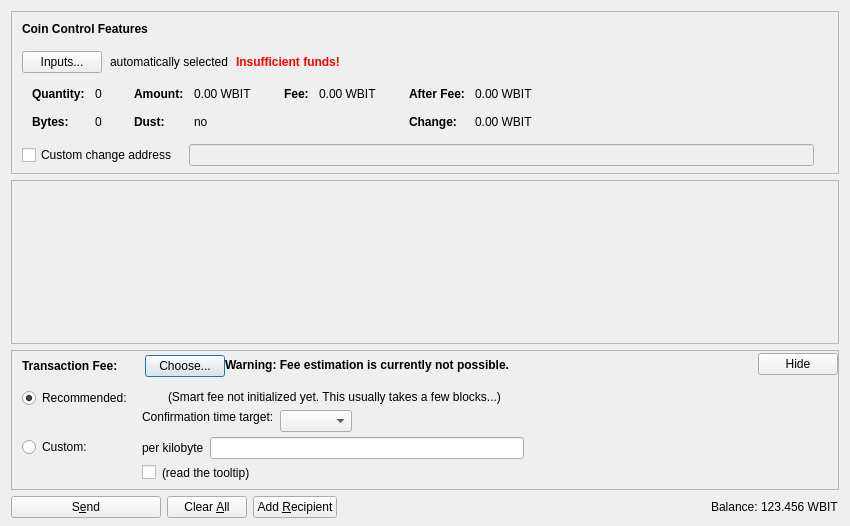
<?xml version="1.0" encoding="UTF-8"?>
<ui version="4.0">
 <class>SendCoinsDialog</class>
 <widget class="QDialog" name="SendCoinsDialog">
  <property name="geometry">
   <rect>
    <x>0</x>
    <y>0</y>
    <width>850</width>
    <height>526</height>
   </rect>
  </property>
  <property name="windowTitle">
   <string>Send Coins</string>
  </property>
  <layout class="QVBoxLayout" name="verticalLayout" stretch="0,1,0,0">
   <property name="bottomMargin">
    <number>8</number>
   </property>
   <item>
    <widget class="QFrame" name="frameCoinControl">
     <property name="sizePolicy">
      <sizepolicy hsizetype="Expanding" vsizetype="Expanding">
       <horstretch>0</horstretch>
       <verstretch>0</verstretch>
      </sizepolicy>
     </property>
     <property name="maximumSize">
      <size>
       <width>16777215</width>
       <height>16777215</height>
      </size>
     </property>
     <property name="frameShape">
      <enum>QFrame::StyledPanel</enum>
     </property>
     <property name="frameShadow">
      <enum>QFrame::Sunken</enum>
     </property>
     <layout class="QVBoxLayout" name="verticalLayoutCoinControl2">
      <property name="spacing">
       <number>0</number>
      </property>
      <property name="leftMargin">
       <number>0</number>
      </property>
      <property name="topMargin">
       <number>0</number>
      </property>
      <property name="rightMargin">
       <number>0</number>
      </property>
      <property name="bottomMargin">
       <number>6</number>
      </property>
      <item>
       <layout class="QVBoxLayout" name="verticalLayoutCoinControl" stretch="0,0,0,0,1">
        <property name="spacing">
         <number>0</number>
        </property>
        <property name="leftMargin">
         <number>10</number>
        </property>
        <property name="topMargin">
         <number>10</number>
        </property>
        <item>
         <layout class="QHBoxLayout" name="horizontalLayoutCoinControl1">
          <property name="bottomMargin">
           <number>15</number>
          </property>
          <item>
           <widget class="QLabel" name="labelCoinControlFeatures">
            <property name="sizePolicy">
             <sizepolicy hsizetype="Preferred" vsizetype="Maximum">
              <horstretch>0</horstretch>
              <verstretch>0</verstretch>
             </sizepolicy>
            </property>
            <property name="font">
             <font>
              <weight>75</weight>
              <bold>true</bold>
             </font>
            </property>
            <property name="styleSheet">
             <string notr="true">font-weight:bold;</string>
            </property>
            <property name="text">
             <string>Coin Control Features</string>
            </property>
           </widget>
          </item>
         </layout>
        </item>
        <item>
         <layout class="QHBoxLayout" name="horizontalLayoutCoinControl2" stretch="0,0,0,0">
          <property name="spacing">
           <number>8</number>
          </property>
          <property name="bottomMargin">
           <number>10</number>
          </property>
          <item>
           <widget class="QPushButton" name="pushButtonCoinControl">
            <property name="styleSheet">
             <string notr="true"/>
            </property>
            <property name="text">
             <string>Inputs...</string>
            </property>
            <property name="autoDefault">
             <bool>false</bool>
            </property>
           </widget>
          </item>
          <item>
           <widget class="QLabel" name="labelCoinControlAutomaticallySelected">
            <property name="text">
             <string>automatically selected</string>
            </property>
            <property name="margin">
             <number>5</number>
            </property>
           </widget>
          </item>
          <item>
           <widget class="QLabel" name="labelCoinControlInsuffFunds">
            <property name="font">
             <font>
              <weight>75</weight>
              <bold>true</bold>
             </font>
            </property>
            <property name="styleSheet">
             <string notr="true">color:red;font-weight:bold;</string>
            </property>
            <property name="text">
             <string>Insufficient funds!</string>
            </property>
            <property name="margin">
             <number>5</number>
            </property>
           </widget>
          </item>
          <item>
           <spacer name="horizontalSpacerCoinControl">
            <property name="orientation">
             <enum>Qt::Horizontal</enum>
            </property>
            <property name="sizeHint" stdset="0">
             <size>
              <width>40</width>
              <height>1</height>
             </size>
            </property>
           </spacer>
          </item>
         </layout>
        </item>
        <item>
         <widget class="QWidget" name="widgetCoinControl" native="true">
          <property name="sizePolicy">
           <sizepolicy hsizetype="Preferred" vsizetype="Preferred">
            <horstretch>0</horstretch>
            <verstretch>0</verstretch>
           </sizepolicy>
          </property>
          <property name="minimumSize">
           <size>
            <width>0</width>
            <height>0</height>
           </size>
          </property>
          <property name="styleSheet">
           <string notr="true"/>
          </property>
          <layout class="QHBoxLayout" name="horizontalLayoutCoinControl5">
           <property name="leftMargin">
            <number>0</number>
           </property>
           <property name="topMargin">
            <number>0</number>
           </property>
           <property name="rightMargin">
            <number>0</number>
           </property>
           <property name="bottomMargin">
            <number>0</number>
           </property>
           <item>
            <layout class="QHBoxLayout" name="horizontalLayoutCoinControl3" stretch="0,0,0,1">
             <property name="spacing">
              <number>20</number>
             </property>
             <property name="topMargin">
              <number>0</number>
             </property>
             <property name="bottomMargin">
              <number>10</number>
             </property>
             <item>
              <layout class="QFormLayout" name="formLayoutCoinControl1">
               <property name="horizontalSpacing">
                <number>10</number>
               </property>
               <property name="verticalSpacing">
                <number>14</number>
               </property>
               <property name="leftMargin">
                <number>10</number>
               </property>
               <property name="topMargin">
                <number>4</number>
               </property>
               <property name="rightMargin">
                <number>6</number>
               </property>
               <item row="0" column="0">
                <widget class="QLabel" name="labelCoinControlQuantityText">
                 <property name="font">
                  <font>
                   <weight>75</weight>
                   <bold>true</bold>
                  </font>
                 </property>
                 <property name="text">
                  <string>Quantity:</string>
                 </property>
                 <property name="margin">
                  <number>0</number>
                 </property>
                </widget>
               </item>
               <item row="0" column="1">
                <widget class="QLabel" name="labelCoinControlQuantity">
                 <property name="cursor">
                  <cursorShape>IBeamCursor</cursorShape>
                 </property>
                 <property name="contextMenuPolicy">
                  <enum>Qt::ActionsContextMenu</enum>
                 </property>
                 <property name="text">
                  <string notr="true">0</string>
                 </property>
                 <property name="margin">
                  <number>0</number>
                 </property>
                 <property name="textInteractionFlags">
                  <set>Qt::LinksAccessibleByMouse|Qt::TextSelectableByKeyboard|Qt::TextSelectableByMouse</set>
                 </property>
                </widget>
               </item>
               <item row="1" column="0">
                <widget class="QLabel" name="labelCoinControlBytesText">
                 <property name="font">
                  <font>
                   <weight>75</weight>
                   <bold>true</bold>
                  </font>
                 </property>
                 <property name="text">
                  <string>Bytes:</string>
                 </property>
                </widget>
               </item>
               <item row="1" column="1">
                <widget class="QLabel" name="labelCoinControlBytes">
                 <property name="cursor">
                  <cursorShape>IBeamCursor</cursorShape>
                 </property>
                 <property name="contextMenuPolicy">
                  <enum>Qt::ActionsContextMenu</enum>
                 </property>
                 <property name="text">
                  <string notr="true">0</string>
                 </property>
                 <property name="textInteractionFlags">
                  <set>Qt::LinksAccessibleByMouse|Qt::TextSelectableByKeyboard|Qt::TextSelectableByMouse</set>
                 </property>
                </widget>
               </item>
              </layout>
             </item>
             <item>
              <layout class="QFormLayout" name="formLayoutCoinControl2">
               <property name="horizontalSpacing">
                <number>10</number>
               </property>
               <property name="verticalSpacing">
                <number>14</number>
               </property>
               <property name="leftMargin">
                <number>6</number>
               </property>
               <property name="topMargin">
                <number>4</number>
               </property>
               <property name="rightMargin">
                <number>6</number>
               </property>
               <item row="0" column="0">
                <widget class="QLabel" name="labelCoinControlAmountText">
                 <property name="font">
                  <font>
                   <weight>75</weight>
                   <bold>true</bold>
                  </font>
                 </property>
                 <property name="text">
                  <string>Amount:</string>
                 </property>
                 <property name="margin">
                  <number>0</number>
                 </property>
                </widget>
               </item>
               <item row="0" column="1">
                <widget class="QLabel" name="labelCoinControlAmount">
                 <property name="cursor">
                  <cursorShape>IBeamCursor</cursorShape>
                 </property>
                 <property name="contextMenuPolicy">
                  <enum>Qt::ActionsContextMenu</enum>
                 </property>
                 <property name="text">
                  <string notr="true">0.00 WBIT</string>
                 </property>
                 <property name="textInteractionFlags">
                  <set>Qt::LinksAccessibleByMouse|Qt::TextSelectableByKeyboard|Qt::TextSelectableByMouse</set>
                 </property>
                </widget>
               </item>
               <item row="1" column="0">
                <widget class="QLabel" name="labelCoinControlLowOutputText">
                 <property name="font">
                  <font>
                   <weight>75</weight>
                   <bold>true</bold>
                  </font>
                 </property>
                 <property name="text">
                  <string>Dust:</string>
                 </property>
                </widget>
               </item>
               <item row="1" column="1">
                <widget class="QLabel" name="labelCoinControlLowOutput">
                 <property name="cursor">
                  <cursorShape>IBeamCursor</cursorShape>
                 </property>
                 <property name="contextMenuPolicy">
                  <enum>Qt::ActionsContextMenu</enum>
                 </property>
                 <property name="text">
                  <string notr="true">no</string>
                 </property>
                 <property name="textInteractionFlags">
                  <set>Qt::LinksAccessibleByMouse|Qt::TextSelectableByKeyboard|Qt::TextSelectableByMouse</set>
                 </property>
                </widget>
               </item>
              </layout>
             </item>
             <item>
              <layout class="QFormLayout" name="formLayoutCoinControl3">
               <property name="horizontalSpacing">
                <number>10</number>
               </property>
               <property name="verticalSpacing">
                <number>14</number>
               </property>
               <property name="leftMargin">
                <number>6</number>
               </property>
               <property name="topMargin">
                <number>4</number>
               </property>
               <property name="rightMargin">
                <number>6</number>
               </property>
               <item row="0" column="0">
                <widget class="QLabel" name="labelCoinControlFeeText">
                 <property name="font">
                  <font>
                   <weight>75</weight>
                   <bold>true</bold>
                  </font>
                 </property>
                 <property name="text">
                  <string>Fee:</string>
                 </property>
                 <property name="margin">
                  <number>0</number>
                 </property>
                </widget>
               </item>
               <item row="0" column="1">
                <widget class="QLabel" name="labelCoinControlFee">
                 <property name="cursor">
                  <cursorShape>IBeamCursor</cursorShape>
                 </property>
                 <property name="contextMenuPolicy">
                  <enum>Qt::ActionsContextMenu</enum>
                 </property>
                 <property name="text">
                  <string notr="true">0.00 WBIT</string>
                 </property>
                 <property name="textInteractionFlags">
                  <set>Qt::LinksAccessibleByMouse|Qt::TextSelectableByKeyboard|Qt::TextSelectableByMouse</set>
                 </property>
                </widget>
               </item>
              </layout>
             </item>
             <item>
              <layout class="QFormLayout" name="formLayoutCoinControl4">
               <property name="horizontalSpacing">
                <number>10</number>
               </property>
               <property name="verticalSpacing">
                <number>14</number>
               </property>
               <property name="leftMargin">
                <number>6</number>
               </property>
               <property name="topMargin">
                <number>4</number>
               </property>
               <property name="rightMargin">
                <number>6</number>
               </property>
               <item row="0" column="0">
                <widget class="QLabel" name="labelCoinControlAfterFeeText">
                 <property name="font">
                  <font>
                   <weight>75</weight>
                   <bold>true</bold>
                  </font>
                 </property>
                 <property name="text">
                  <string>After Fee:</string>
                 </property>
                 <property name="margin">
                  <number>0</number>
                 </property>
                </widget>
               </item>
               <item row="0" column="1">
                <widget class="QLabel" name="labelCoinControlAfterFee">
                 <property name="cursor">
                  <cursorShape>IBeamCursor</cursorShape>
                 </property>
                 <property name="contextMenuPolicy">
                  <enum>Qt::ActionsContextMenu</enum>
                 </property>
                 <property name="text">
                  <string notr="true">0.00 WBIT</string>
                 </property>
                 <property name="textInteractionFlags">
                  <set>Qt::LinksAccessibleByMouse|Qt::TextSelectableByKeyboard|Qt::TextSelectableByMouse</set>
                 </property>
                </widget>
               </item>
               <item row="1" column="0">
                <widget class="QLabel" name="labelCoinControlChangeText">
                 <property name="font">
                  <font>
                   <weight>75</weight>
                   <bold>true</bold>
                  </font>
                 </property>
                 <property name="text">
                  <string>Change:</string>
                 </property>
                </widget>
               </item>
               <item row="1" column="1">
                <widget class="QLabel" name="labelCoinControlChange">
                 <property name="cursor">
                  <cursorShape>IBeamCursor</cursorShape>
                 </property>
                 <property name="contextMenuPolicy">
                  <enum>Qt::ActionsContextMenu</enum>
                 </property>
                 <property name="text">
                  <string notr="true">0.00 WBIT</string>
                 </property>
                 <property name="textInteractionFlags">
                  <set>Qt::LinksAccessibleByMouse|Qt::TextSelectableByKeyboard|Qt::TextSelectableByMouse</set>
                 </property>
                </widget>
               </item>
              </layout>
             </item>
            </layout>
           </item>
          </layout>
         </widget>
        </item>
        <item>
         <layout class="QHBoxLayout" name="horizontalLayoutCoinControl4" stretch="0,0,0">
          <property name="spacing">
           <number>12</number>
          </property>
          <property name="sizeConstraint">
           <enum>QLayout::SetDefaultConstraint</enum>
          </property>
          <property name="topMargin">
           <number>5</number>
          </property>
          <property name="rightMargin">
           <number>5</number>
          </property>
          <item>
           <widget class="QCheckBox" name="checkBoxCoinControlChange">
            <property name="toolTip">
             <string>If this is activated, but the change address is empty or invalid, change will be sent to a newly generated address.</string>
            </property>
            <property name="text">
             <string>Custom change address</string>
            </property>
           </widget>
          </item>
          <item>
           <widget class="QValidatedLineEdit" name="lineEditCoinControlChange">
            <property name="enabled">
             <bool>false</bool>
            </property>
            <property name="sizePolicy">
             <sizepolicy hsizetype="Expanding" vsizetype="Fixed">
              <horstretch>0</horstretch>
              <verstretch>0</verstretch>
             </sizepolicy>
            </property>
           </widget>
          </item>
          <item>
           <widget class="QLabel" name="labelCoinControlChangeLabel">
            <property name="sizePolicy">
             <sizepolicy hsizetype="Preferred" vsizetype="Expanding">
              <horstretch>0</horstretch>
              <verstretch>0</verstretch>
             </sizepolicy>
            </property>
            <property name="minimumSize">
             <size>
              <width>0</width>
              <height>0</height>
             </size>
            </property>
            <property name="text">
             <string/>
            </property>
            <property name="margin">
             <number>3</number>
            </property>
           </widget>
          </item>
         </layout>
        </item>
        <item>
         <spacer name="verticalSpacerCoinControl">
          <property name="orientation">
           <enum>Qt::Vertical</enum>
          </property>
          <property name="sizeHint" stdset="0">
           <size>
            <width>800</width>
            <height>1</height>
           </size>
          </property>
         </spacer>
        </item>
       </layout>
      </item>
     </layout>
    </widget>
   </item>
   <item>
    <widget class="QScrollArea" name="scrollArea">
     <property name="widgetResizable">
      <bool>true</bool>
     </property>
     <widget class="QWidget" name="scrollAreaWidgetContents">
      <property name="geometry">
       <rect>
        <x>0</x>
        <y>0</y>
        <width>830</width>
        <height>104</height>
       </rect>
      </property>
      <layout class="QVBoxLayout" name="verticalLayout_2" stretch="0,1">
       <property name="leftMargin">
        <number>0</number>
       </property>
       <property name="topMargin">
        <number>0</number>
       </property>
       <property name="rightMargin">
        <number>0</number>
       </property>
       <property name="bottomMargin">
        <number>0</number>
       </property>
       <item>
        <layout class="QVBoxLayout" name="entries">
         <property name="spacing">
          <number>6</number>
         </property>
        </layout>
       </item>
       <item>
        <spacer name="verticalSpacer">
         <property name="orientation">
          <enum>Qt::Vertical</enum>
         </property>
         <property name="sizeHint" stdset="0">
          <size>
           <width>20</width>
           <height>40</height>
          </size>
         </property>
        </spacer>
       </item>
      </layout>
     </widget>
    </widget>
   </item>
   <item>
    <widget class="QFrame" name="frameFee">
     <property name="sizePolicy">
      <sizepolicy hsizetype="Expanding" vsizetype="Expanding">
       <horstretch>0</horstretch>
       <verstretch>0</verstretch>
      </sizepolicy>
     </property>
     <property name="maximumSize">
      <size>
       <width>16777215</width>
       <height>16777215</height>
      </size>
     </property>
     <property name="frameShape">
      <enum>QFrame::StyledPanel</enum>
     </property>
     <property name="frameShadow">
      <enum>QFrame::Sunken</enum>
     </property>
     <layout class="QVBoxLayout" name="verticalLayoutFee1">
      <property name="spacing">
       <number>0</number>
      </property>
      <property name="leftMargin">
       <number>0</number>
      </property>
      <property name="topMargin">
       <number>0</number>
      </property>
      <property name="rightMargin">
       <number>0</number>
      </property>
      <property name="bottomMargin">
       <number>0</number>
      </property>
      <item>
       <layout class="QVBoxLayout" name="verticalLayoutFee2" stretch="0,0,0">
        <property name="spacing">
         <number>0</number>
        </property>
        <property name="leftMargin">
         <number>10</number>
        </property>
        <property name="topMargin">
         <number>0</number>
        </property>
        <item>
         <layout class="QHBoxLayout" name="horizontalLayoutFee1">
          <property name="bottomMargin">
           <number>0</number>
          </property>
          <item>
           <layout class="QVBoxLayout" name="verticalLayoutFee7">
            <property name="spacing">
             <number>0</number>
            </property>
            <item>
             <spacer name="verticalSpacerSmartFee">
              <property name="orientation">
               <enum>Qt::Vertical</enum>
              </property>
              <property name="sizeType">
               <enum>QSizePolicy::Fixed</enum>
              </property>
              <property name="sizeHint" stdset="0">
               <size>
                <width>1</width>
                <height>4</height>
               </size>
              </property>
             </spacer>
            </item>
            <item>
             <layout class="QHBoxLayout" name="horizontalLayoutSmartFee">
              <property name="spacing">
               <number>10</number>
              </property>
              <item>
               <widget class="QLabel" name="labelFeeHeadline">
                <property name="sizePolicy">
                 <sizepolicy hsizetype="Preferred" vsizetype="Maximum">
                  <horstretch>0</horstretch>
                  <verstretch>0</verstretch>
                 </sizepolicy>
                </property>
                <property name="font">
                 <font>
                  <weight>75</weight>
                  <bold>true</bold>
                 </font>
                </property>
                <property name="styleSheet">
                 <string notr="true">font-weight:bold;</string>
                </property>
                <property name="text">
                 <string>Transaction Fee:</string>
                </property>
               </widget>
              </item>
              <item>
               <widget class="QLabel" name="labelFeeMinimized">
                <property name="text">
                 <string/>
                </property>
               </widget>
              </item>
              <item>
               <widget class="QPushButton" name="buttonChooseFee">
                <property name="text">
                 <string>Choose...</string>
                </property>
               </widget>
              </item>
             </layout>
            </item>
            <item>
             <spacer name="verticalSpacer_5">
              <property name="orientation">
               <enum>Qt::Vertical</enum>
              </property>
              <property name="sizeHint" stdset="0">
               <size>
                <width>1</width>
                <height>1</height>
               </size>
              </property>
             </spacer>
            </item>
           </layout>
          </item>
          <item>
           <widget class="QLabel" name="fallbackFeeWarningLabel">
            <property name="toolTip">
             <string>Using the fallbackfee can result in sending a transaction that will take several hours or days (or never) to confirm. Consider choosing your fee manually or wait until you have validated the complete chain.</string>
            </property>
            <property name="font">
            <font>
                <weight>75</weight>
                <bold>true</bold>
            </font>
            </property>
            <property name="text">
             <string>Warning: Fee estimation is currently not possible.</string>
            </property>
            <property name="wordWrap">
             <bool>false</bool>
            </property>
           </widget>
          </item>
          <item>
           <spacer name="horizontalSpacer_4">
            <property name="orientation">
             <enum>Qt::Horizontal</enum>
            </property>
            <property name="sizeType">
             <enum>QSizePolicy::MinimumExpanding</enum>
            </property>
            <property name="sizeHint" stdset="0">
             <size>
              <width>40</width>
              <height>20</height>
             </size>
            </property>
           </spacer>
          </item>
          <item>
           <widget class="QPushButton" name="buttonMinimizeFee">
            <property name="toolTip">
             <string>collapse fee-settings</string>
            </property>
            <property name="text">
             <string>Hide</string>
            </property>
           </widget>
          </item>
         </layout>
        </item>
        <item>
         <widget class="QFrame" name="frameFeeSelection">
          <layout class="QVBoxLayout" name="verticalLayoutFee12">
           <property name="spacing">
            <number>0</number>
           </property>
           <property name="leftMargin">
            <number>0</number>
           </property>
           <property name="topMargin">
            <number>0</number>
           </property>
           <property name="rightMargin">
            <number>0</number>
           </property>
           <property name="bottomMargin">
            <number>0</number>
           </property>
           <item>
            <layout class="QGridLayout" name="gridLayoutFee">
             <property name="topMargin">
              <number>10</number>
             </property>
             <property name="bottomMargin">
              <number>4</number>
             </property>
             <property name="horizontalSpacing">
              <number>10</number>
             </property>
             <property name="verticalSpacing">
              <number>4</number>
             </property>
             <item row="1" column="1">
              <layout class="QVBoxLayout" name="verticalLayoutFee8">
               <property name="spacing">
                <number>6</number>
               </property>
               <item>
                <layout class="QHBoxLayout" name="horizontalLayoutFee13">
                 <item>
                  <widget class="QLabel" name="labelCustomPerKilobyte">
                   <property name="toolTip">
                    <string>Specify a custom fee per kB (1,000 bytes) of the transaction's virtual size.

Note:  Since the fee is calculated on a per-byte basis, a fee of "100 satoshis per kB" for a transaction size of 500 bytes (half of 1 kB) would ultimately yield a fee of only 50 satoshis.</string>
                   </property>
                   <property name="text">
                    <string>per kilobyte</string>
                   </property>
                  </widget>
                 </item>
                 <item>
                  <widget class="BitcoinAmountField" name="customFee"/>
                 </item>
                 <item>
                  <spacer name="horizontalSpacer_6">
                   <property name="orientation">
                    <enum>Qt::Horizontal</enum>
                   </property>
                   <property name="sizeHint" stdset="0">
                    <size>
                     <width>1</width>
                     <height>1</height>
                    </size>
                   </property>
                  </spacer>
                 </item>
                </layout>
               </item>
               <item>
                <layout class="QHBoxLayout" name="horizontalLayoutFee8">
                 <item>
                  <widget class="QCheckBox" name="checkBoxMinimumFee">
                   <property name="toolTip">
                    <string>Paying only the minimum fee is just fine as long as there is less transaction volume than space in the blocks. But be aware that this can end up in a never confirming transaction once there is more demand for bitcoinwallet transactions than the network can process.</string>
                   </property>
                   <property name="text">
                    <string/>
                   </property>
                  </widget>
                 </item>
                 <item>
                  <widget class="QLabel" name="labelMinFeeWarning">
                   <property name="enabled">
                    <bool>true</bool>
                   </property>
                   <property name="toolTip">
                    <string>Paying only the minimum fee is just fine as long as there is less transaction volume than space in the blocks. But be aware that this can end up in a never confirming transaction once there is more demand for bitcoinwallet transactions than the network can process.</string>
                   </property>
                   <property name="text">
                    <string>(read the tooltip)</string>
                   </property>
                   <property name="margin">
                    <number>5</number>
                   </property>
                  </widget>
                 </item>
                 <item>
                  <spacer name="horizontalSpacer_2">
                   <property name="orientation">
                    <enum>Qt::Horizontal</enum>
                   </property>
                   <property name="sizeHint" stdset="0">
                    <size>
                     <width>1</width>
                     <height>1</height>
                    </size>
                   </property>
                  </spacer>
                 </item>
                </layout>
               </item>
              </layout>
             </item>
             <item row="0" column="0">
              <layout class="QVBoxLayout" name="verticalLayoutFee4" stretch="0,1">
               <item>
                <widget class="QRadioButton" name="radioSmartFee">
                 <property name="text">
                  <string>Recommended:</string>
                 </property>
                 <property name="checked">
                  <bool>true</bool>
                 </property>
                 <attribute name="buttonGroup">
                  <string notr="true">groupFee</string>
                 </attribute>
                </widget>
               </item>
               <item>
                <spacer name="verticalSpacer_2">
                 <property name="orientation">
                  <enum>Qt::Vertical</enum>
                 </property>
                 <property name="sizeHint" stdset="0">
                  <size>
                   <width>1</width>
                   <height>1</height>
                  </size>
                 </property>
                </spacer>
               </item>
              </layout>
             </item>
             <item row="1" column="0">
              <layout class="QVBoxLayout" name="verticalLayoutFee9" stretch="0,1">
               <item>
                <widget class="QRadioButton" name="radioCustomFee">
                 <property name="text">
                  <string>Custom:</string>
                 </property>
                 <attribute name="buttonGroup">
                  <string notr="true">groupFee</string>
                 </attribute>
                </widget>
               </item>
               <item>
                <spacer name="verticalSpacer_6">
                 <property name="orientation">
                  <enum>Qt::Vertical</enum>
                 </property>
                 <property name="sizeHint" stdset="0">
                  <size>
                   <width>1</width>
                   <height>1</height>
                  </size>
                 </property>
                </spacer>
               </item>
              </layout>
             </item>
             <item row="0" column="1">
              <layout class="QVBoxLayout" name="verticalLayoutFee3" stretch="0,0,1">
               <property name="spacing">
                <number>6</number>
               </property>
               <property name="topMargin">
                <number>2</number>
               </property>
               <item>
                <layout class="QHBoxLayout" name="horizontalLayoutFee12">
                 <item>
                  <widget class="QLabel" name="labelSmartFee">
                   <property name="text">
                    <string/>
                   </property>
                   <property name="margin">
                    <number>2</number>
                   </property>
                  </widget>
                 </item>
                 <item>
                  <widget class="QLabel" name="labelFeeEstimation">
                   <property name="text">
                    <string/>
                   </property>
                  </widget>
                 </item>
                 <item>
                  <widget class="QLabel" name="labelSmartFee2">
                   <property name="text">
                    <string>(Smart fee not initialized yet. This usually takes a few blocks...)</string>
                   </property>
                   <property name="margin">
                    <number>2</number>
                   </property>
                  </widget>
                 </item>
                 <item>
                  <spacer name="horizontalSpacer_5">
                   <property name="orientation">
                    <enum>Qt::Horizontal</enum>
                   </property>
                   <property name="sizeHint" stdset="0">
                    <size>
                     <width>1</width>
                     <height>1</height>
                    </size>
                   </property>
                  </spacer>
                 </item>
                </layout>
               </item>
               <item>
                <layout class="QHBoxLayout" name="horizontalLayoutFee9">
                 <item>
                  <layout class="QVBoxLayout" name="verticalLayoutFee6">
                   <item>
                    <widget class="QLabel" name="labelSmartFee3">
                     <property name="text">
                      <string>Confirmation time target:</string>
                     </property>
                     <property name="margin">
                      <number>2</number>
                     </property>
                    </widget>
                   </item>
                   <item>
                    <spacer name="verticalSpacer_3">
                     <property name="orientation">
                      <enum>Qt::Vertical</enum>
                     </property>
                     <property name="sizeHint" stdset="0">
                      <size>
                       <width>1</width>
                       <height>1</height>
                      </size>
                     </property>
                    </spacer>
                   </item>
                  </layout>
                 </item>
                 <item>
                  <layout class="QVBoxLayout" name="verticalLayoutFee5">
                   <property name="rightMargin">
                    <number>30</number>
                   </property>
                   <item>
                    <layout class="QHBoxLayout" name="horizontalLayoutConfTarget">
                     <property name="bottomMargin">
                      <number>0</number>
                     </property>
                     <item>
                      <widget class="QComboBox" name="confTargetSelector"/>
                     </item>
                     <item>
                      <spacer name="horizontalSpacerConfTarget">
                       <property name="orientation">
                        <enum>Qt::Horizontal</enum>
                       </property>
                       <property name="sizeHint" stdset="0">
                        <size>
                         <width>40</width>
                         <height>20</height>
                        </size>
                       </property>
                      </spacer>
                     </item>
                    </layout>
                   </item>
                  </layout>
                 </item>
                </layout>
               </item>
               <item>
                <spacer name="verticalSpacer_4">
                 <property name="orientation">
                  <enum>Qt::Vertical</enum>
                 </property>
                 <property name="sizeHint" stdset="0">
                  <size>
                   <width>1</width>
                   <height>1</height>
                  </size>
                 </property>
                </spacer>
               </item>
              </layout>
             </item>
            </layout>
           </item>
          </layout>
         </widget>
        </item>
        <item>
         <spacer name="verticalSpacerFee">
          <property name="orientation">
           <enum>Qt::Vertical</enum>
          </property>
          <property name="sizeHint" stdset="0">
           <size>
            <width>40</width>
            <height>5</height>
           </size>
          </property>
         </spacer>
        </item>
       </layout>
      </item>
     </layout>
    </widget>
   </item>
   <item>
    <layout class="QHBoxLayout" name="horizontalLayout">
     <item>
      <widget class="QPushButton" name="sendButton">
       <property name="minimumSize">
        <size>
         <width>150</width>
         <height>0</height>
        </size>
       </property>
       <property name="toolTip">
        <string>Confirm the send action</string>
       </property>
       <property name="text">
        <string>S&amp;end</string>
       </property>
       <property name="icon">
        <iconset resource="../bitcoin.qrc">
         <normaloff>:/icons/send</normaloff>:/icons/send</iconset>
       </property>
       <property name="autoDefault">
        <bool>false</bool>
       </property>
       <property name="default">
        <bool>false</bool>
       </property>
      </widget>
     </item>
     <item>
      <widget class="QPushButton" name="clearButton">
       <property name="sizePolicy">
        <sizepolicy hsizetype="Minimum" vsizetype="Fixed">
         <horstretch>0</horstretch>
         <verstretch>0</verstretch>
        </sizepolicy>
       </property>
       <property name="toolTip">
        <string>Clear all fields of the form.</string>
       </property>
       <property name="text">
        <string>Clear &amp;All</string>
       </property>
       <property name="icon">
        <iconset resource="../bitcoin.qrc">
         <normaloff>:/icons/remove</normaloff>:/icons/remove</iconset>
       </property>
       <property name="autoDefault">
        <bool>false</bool>
       </property>
      </widget>
     </item>
     <item>
      <widget class="QPushButton" name="addButton">
       <property name="toolTip">
        <string>Send to multiple recipients at once</string>
       </property>
       <property name="text">
        <string>Add &amp;Recipient</string>
       </property>
       <property name="icon">
        <iconset resource="../bitcoin.qrc">
         <normaloff>:/icons/add</normaloff>:/icons/add</iconset>
       </property>
       <property name="autoDefault">
        <bool>false</bool>
       </property>
      </widget>
     </item>
     <item>
      <spacer name="horizontalSpacer">
       <property name="orientation">
        <enum>Qt::Horizontal</enum>
       </property>
       <property name="sizeHint" stdset="0">
        <size>
         <width>40</width>
         <height>20</height>
        </size>
       </property>
      </spacer>
     </item>
     <item>
      <layout class="QHBoxLayout" name="horizontalLayout_2">
       <property name="spacing">
        <number>3</number>
       </property>
       <item>
        <widget class="QLabel" name="label">
         <property name="sizePolicy">
          <sizepolicy hsizetype="Preferred" vsizetype="Fixed">
           <horstretch>0</horstretch>
           <verstretch>0</verstretch>
          </sizepolicy>
         </property>
         <property name="text">
          <string>Balance:</string>
         </property>
        </widget>
       </item>
       <item>
        <widget class="QLabel" name="labelBalance">
         <property name="sizePolicy">
          <sizepolicy hsizetype="Preferred" vsizetype="Fixed">
           <horstretch>0</horstretch>
           <verstretch>0</verstretch>
          </sizepolicy>
         </property>
         <property name="cursor">
          <cursorShape>IBeamCursor</cursorShape>
         </property>
         <property name="text">
          <string notr="true">123.456 WBIT</string>
         </property>
         <property name="textInteractionFlags">
          <set>Qt::LinksAccessibleByMouse|Qt::TextSelectableByKeyboard|Qt::TextSelectableByMouse</set>
         </property>
        </widget>
       </item>
      </layout>
     </item>
    </layout>
   </item>
  </layout>
 </widget>
 <customwidgets>
  <customwidget>
   <class>QValidatedLineEdit</class>
   <extends>QLineEdit</extends>
   <header>qt/qvalidatedlineedit.h</header>
  </customwidget>
  <customwidget>
   <class>BitcoinAmountField</class>
   <extends>QLineEdit</extends>
   <header>qt/bitcoinamountfield.h</header>
   <container>1</container>
  </customwidget>
 </customwidgets>
 <resources>
  <include location="../bitcoin.qrc"/>
 </resources>
 <connections/>
 <buttongroups>
  <buttongroup name="groupFee"/>
 </buttongroups>
</ui>
